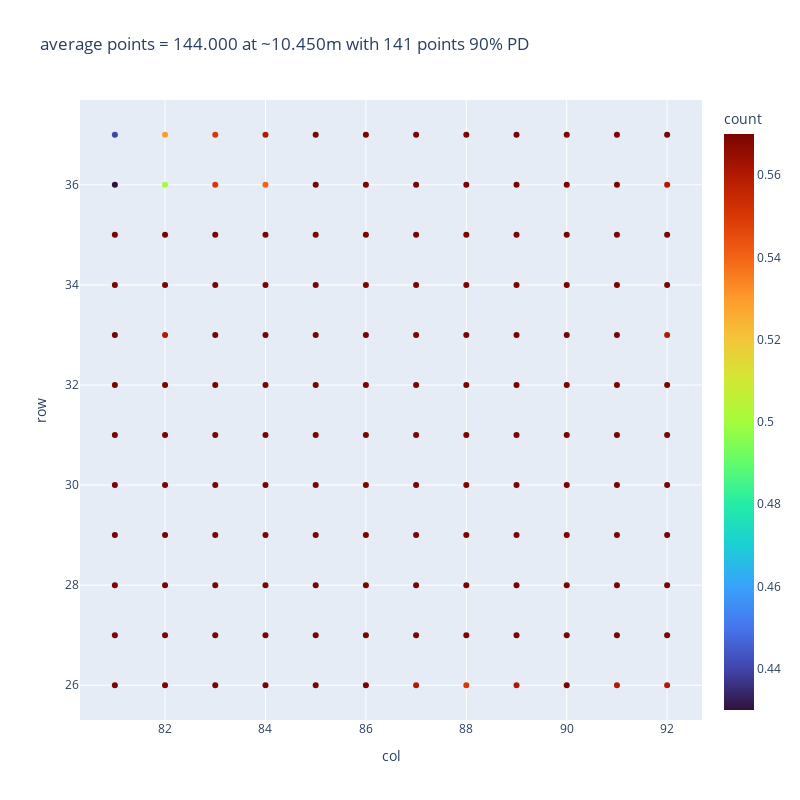

Write notebook code for a chart like this one.
### Markdown cell above
RANGE ACCURACY / POINTS ON TARGET / PD 10% Target

### Code cell
pd_points = pd_calculation(sensor_viper)
range_readout = sensor_viper.df_all_frames_target['range'].mean()
range_accuracy= ((ground_truth - sensor_viper.df_all_frames_target['range'].mean())**2)**0.5
print('Range Accuracy:', range_accuracy)

### Figure 1 — Plotly figure (JSON) as saved in the notebook; plotly's stock layout.template omitted (floating-point values rounded to 4 significant figures; data arrays with more than 128 entries replaced by an {"elided": "..."} marker saying what was removed)
{"data": [{"hovertemplate": "col=%{x}<br>row=%{y}<br>count=%{marker.color}<extra></extra>", "legendgroup": "", "marker": {"color": {"elided": "144 float values"}, "coloraxis": "coloraxis", "symbol": "circle"}, "mode": "markers", "name": "", "orientation": "v", "showlegend": false, "type": "scatter", "x": {"elided": "144 int values"}, "xaxis": "x", "y": {"elided": "144 int values"}, "yaxis": "y"}], "layout": {"coloraxis": {"colorbar": {"title": {"text": "count"}}, "colorscale": [[0, "#30123b"], [0.07143, "#4145ab"], [0.1429, "#4675ed"], [0.2143, "#39a2fc"], [0.2857, "#1bcfd4"], [0.3571, "#24eca6"], [0.4286, "#61fc6c"], [0.5, "#a4fc3b"], [0.5714, "#d1e834"], [0.6429, "#f3c63a"], [0.7143, "#fe9b2d"], [0.7857, "#f36315"], [0.8571, "#d93806"], [0.9286, "#b11901"], [1, "#7a0402"]]}, "height": 800, "legend": {"tracegroupgap": 0}, "title": {"text": " average points = 144.000 at ~10.450m with 141 points 90% PD"}, "width": 800, "xaxis": {"anchor": "y", "domain": [0, 1], "title": {"text": "col"}}, "yaxis": {"anchor": "x", "domain": [0, 1], "title": {"text": "row"}}}}
